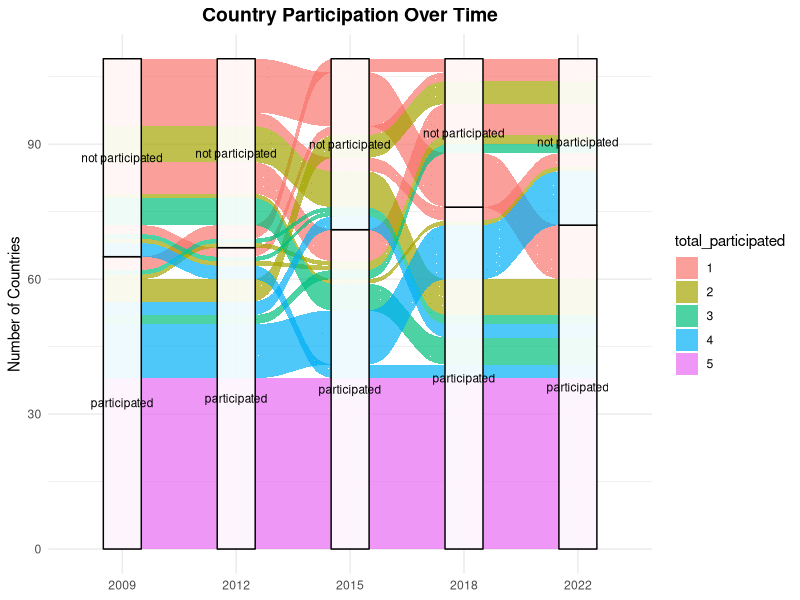

R code for this plot:
## ---- chunk 1
# install.packages(c("dplyr","tidyr","ggplot2","ggalluvial","forcats"))
library(dplyr) 
library(tidyr)
library(tidyverse)
library(ggplot2)
library(ggalluvial)
library(forcats)
library(ggridges)
#library(Lock5withR)

## ---- chunk 2
# Loading in the PISA datasets:
pisa2009 <- read.csv('data/2009_PISA.csv')
pisa2012 <- read.csv('data/2012_PISA.csv')
pisa2015 <- read.csv('data/2015_PISA.csv')
pisa2018 <- read.csv('data/2018_PISA.csv')
pisa2022 <- read.csv('data/2022_PISA.csv')
## ---- chunk 3
# List of country participation across years:
participation_list <- list(
  '2009' = pisa2009$X,
  '2012' = pisa2012$Country,
  '2015' = pisa2015$X,
  '2018' = pisa2018$Country,
  '2022' = pisa2022$Country
)

# row and column values
all_countries <- unique(unlist(participation_list))
years <- names(participation_list)

# dataframe used for alluvial
participation_long <- participation_list |>
  enframe(name = "year", value = "country") |>
  unnest(country) |>
  mutate(status = "participated")

participation_df <- participation_long |>
  pivot_wider(
    names_from = year,
    values_from = status,
    values_fn = ~ first(.x)
    # values_fill = "not participated"
  ) 

participation_df$`2009` <- replace_na(participation_df$`2009`, "not participated")
participation_df$`2012` <- replace_na(participation_df$`2012`, "not participated")
participation_df$`2015` <- replace_na(participation_df$`2015`, "not participated")
participation_df$`2018` <- replace_na(participation_df$`2018`, "not participated")
participation_df$`2022` <- replace_na(participation_df$`2022`, "not participated")

participation_df$total_participated <- as.factor(rowSums(participation_df[, -1] == "participated", na.rm = TRUE))
## ---- chunk 4
ggplot(data = participation_df,
       aes(axis1 = `2009`, axis2 = `2012`, axis3 = `2015`, axis4 = `2018`, axis5=`2022`)) +
  geom_alluvium(aes(fill = total_participated), alpha = 0.7) +
  geom_stratum(alpha = 0.9) +
  geom_text(stat = "stratum", aes(label = after_stat(stratum)), size = 3) +
  scale_x_discrete(limits = c("2009", "2012", "2015", "2018", "2022"), 
                   expand = c(0.15, 0.05)) +
  theme_minimal() +
  labs(title = "Country Participation Over Time",
       y = "Number of Countries") +
  theme(legend.position = "right",
        plot.title = element_text(hjust = 0.5, size = 14, face = "bold"),
        axis.title.x = element_blank())
